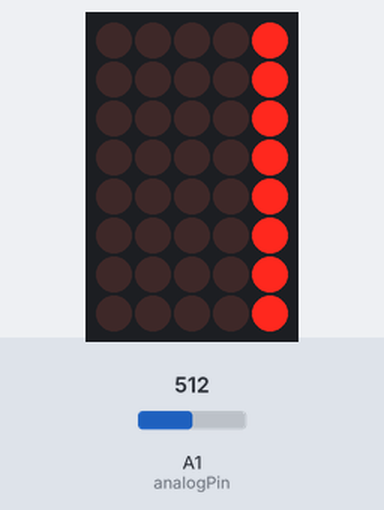
The sketch below on a simulated Arduino Uno, built with avr-gcc and run on an emulated ATmega328P. Parts: 5×8 LED matrix. Wiring (inferred from the names in the program): LED matrix (orientation assumed): rows pin 7, pin 8, pin 9, pin 10, pin 11, pin 12, pin 13, A0; columns pin 2, pin 3, pin 4, pin 5, pin 6. Inputs (shaded band) come from the test bench; at power-on: A1 (analogPin) = 512.

Above: at 1.2 s.
1.3 s: A1 (analogPin) set to 0
At 2.64 s:
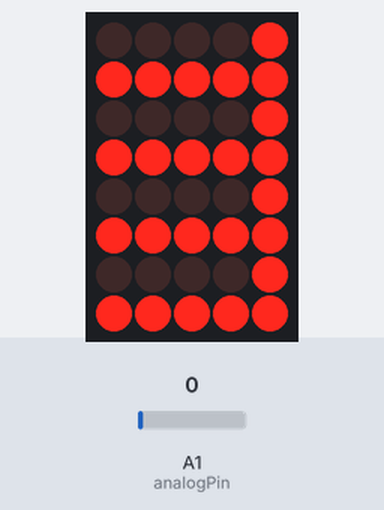
3.2 s: A1 (analogPin) set to 306
6.2 s: A1 (analogPin) set to 0
At 8.53 s:
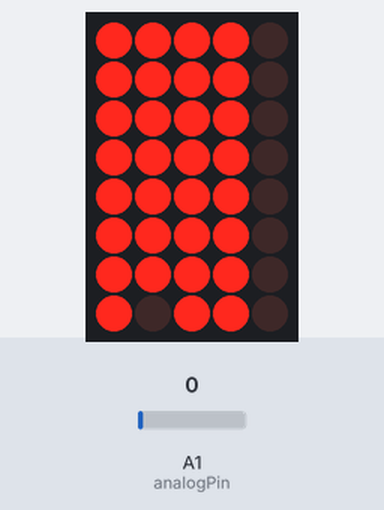
9.2 s: A1 (analogPin) set to 511
At 9.43 s:
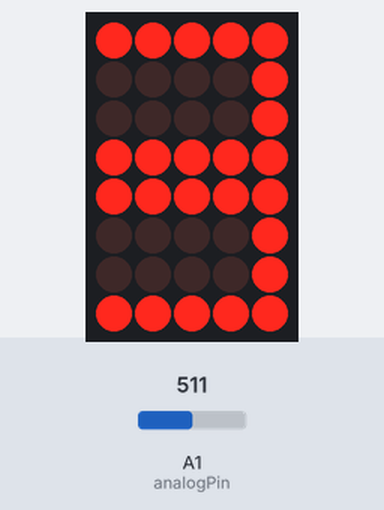
11.7 s: A1 (analogPin) set to 0
At 12.19 s:
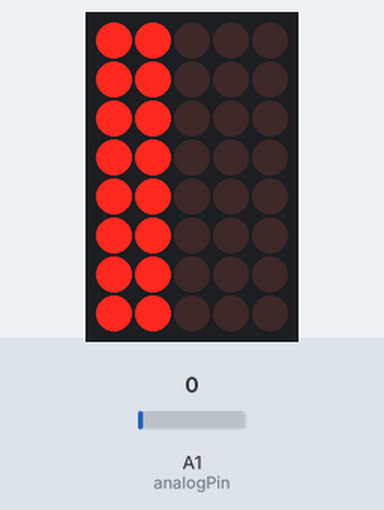
14.7 s: A1 (analogPin) set to 716
At 15.41 s:
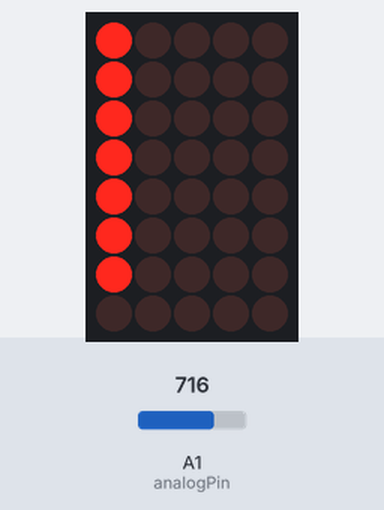

The sketch:

Schristmas_Tree.ino
```cpp
const unsigned char rowNum =5;
const unsigned char colNum =8;
int analogPin = A1;
uint16_t arrayFullDataCurrent =103;
unsigned char rows[rowNum]= {2,3,4,5,6};
unsigned char colums[colNum]={7,8,9,10,11,12,13,A0};
unsigned long timeMillisGet =0;
unsigned char r = 0;
unsigned char c = 0;
uint16_t arrayRunTimeCurrent =0;
unsigned char arrayRunTimeLoopCurrent = 0;
unsigned char arrayRunTimeLoopMax = 0;
uint16_t valueDelay =0;
uint16_t valueAnalog =0;
enum// RUNTIME
{
INDEXSTART,
NUMBERITEM,
LOOPTIME,
NUM_RUN_TIME
};
enum //EFFECT
{
  BLINK_CENTER,
  MOVE_UP,
  RUN_CHANGE,
  CLOCKLEFT,
  CLOCKRIGHT,
  CLOCKLEFT_FILL,
  ROLLING,
  MOVEDOWN,
  FILL_UP,
  FILL_DOWN,
  SWAP_COL,
  SCROLLING,
  MOVE_UP_BLINKING,
  NUM_EFFECT
};
char arrayRunTime[NUM_EFFECT][NUM_RUN_TIME]=
{
  {0,2,3},// IndexStart, NumberItem, LoopTime
  {2,5,40},
  {7,6,10},
  {13,8,10},
  {21,8,10},
  {29,16,10},
  {45,41,10},
  {86,5,10},
  {91,6,10},
  {97,6,10},
  {103,2,40},
  {105,4,40},
  {109,47,40},
};

char  arrayFullData[][rowNum]={
{0x00,0x00,0x00,0x00,0xFF},// 0 BLINK_CENTER
{0x00,0x00,0x00,0x00,0x00},

{0xFF,0x00,0x00,0x00,0x00},//5 MOVE_UP
{0x00,0xFF,0x00,0x00,0x00},
{0x00,0x00,0xFF,0x00,0x00},
{0x00,0x00,0x00,0xFF,0x00},
{0x00,0x00,0x00,0x00,0xFF},

{0xFF,0x00,0xFF,0x00,0xFF},//6 RUN_CHANGE
{0x00,0xFF,0x00,0xFF,0x00},
{0xFF,0x00,0xFF,0x00,0xFF},
{0x00,0xFF,0x00,0xFF,0x00},
{0xFF,0x00,0xFF,0x00,0xFF},
{0x00,0xFF,0x00,0xFF,0x00},

{0x01,0x01,0x01,0x01,0xFF}, //8 CLOCKLEFT
{0x02,0x02,0x02,0x02,0xFF},
{0x04,0x04,0x04,0x04,0xFF},
{0x08,0x08,0x08,0x08,0xFF},
{0x10,0x10,0x10,0x10,0xFF},
{0x20,0x20,0x20,0x20,0xFF},
{0x40,0x40,0x40,0x40,0xFF},
{0x80,0x80,0x80,0x80,0xFF},

{0x80,0x80,0x80,0x80,0xFF},//8 CLOCKRIGHT
{0x40,0x40,0x40,0x40,0xFF},
{0x20,0x20,0x20,0x20,0xFF},
{0x10,0x10,0x10,0x10,0xFF},
{0x08,0x08,0x08,0x08,0xFF},
{0x04,0x04,0x04,0x04,0xFF},
{0x02,0x02,0x02,0x02,0xFF},
{0x01,0x01,0x01,0x01,0xFF},

{0x01,0x01,0x01,0x01,0xFF},//16 CLOCKLEFT_FILL
{0x03,0x03,0x03,0x03,0xFF},
{0x07,0x07,0x07,0x07,0xFF},
{0x0F,0x0F,0x0F,0x0F,0xFF},
{0x1F,0x1F,0x1F,0x1F,0xFF},
{0x3F,0x3F,0x3F,0x3F,0xFF},
{0x7F,0x7F,0x7F,0x7F,0xFF},
{0xFF,0xFF,0xFF,0xFF,0xFF},
{0xFE,0xFE,0xFE,0xFE,0xFF},
{0xFC,0xFC,0xFC,0xFC,0xFF},
{0xF8,0xF8,0xF8,0xF8,0xFF},
{0xF0,0xF0,0xF0,0xF0,0xFF},
{0xE0,0xE0,0xE0,0xE0,0xFF},
{0xC0,0xC0,0xC0,0xC0,0xFF},
{0x80,0x80,0x80,0x80,0xFF},
{0x00,0x00,0x00,0x00,0xFF},

{0x00,0x00,0x00,0x00,0x00},//9 ROLLING
{0x01,0x00,0x00,0x00,0x00},
{0x03,0x00,0x00,0x00,0x00},
{0x07,0x00,0x00,0x00,0x00},
{0x0f,0x00,0x00,0x00,0x00},
{0x1f,0x00,0x00,0x00,0x00},
{0x3f,0x00,0x00,0x00,0x00},
{0x7f,0x00,0x00,0x00,0x00},
{0xff,0x00,0x00,0x00,0x00},
{0xff,0x01,0x00,0x00,0x00},
{0xff,0x03,0x00,0x00,0x00},
{0xff,0x07,0x00,0x00,0x00},
{0xff,0x0f,0x00,0x00,0x00},
{0xff,0x1f,0x00,0x00,0x00},
{0xff,0x3f,0x00,0x00,0x00},
{0xff,0x7f,0x00,0x00,0x00},
{0xff,0xff,0x00,0x00,0x00},
{0xff,0xff,0x01,0x00,0x00},
{0xff,0xff,0x03,0x00,0x00},
{0xff,0xff,0x07,0x00,0x00},
{0xff,0xff,0x0f,0x00,0x00},
{0xff,0xff,0x1f,0x00,0x00},
{0xff,0xff,0x3f,0x00,0x00},
{0xff,0xff,0x7f,0x00,0x00},
{0xff,0xff,0xff,0x00,0x00},
{0xff,0xff,0xff,0x01,0x00},
{0xff,0xff,0xff,0x03,0x00},
{0xff,0xff,0xff,0x07,0x00},
{0xff,0xff,0xff,0x0f,0x00},
{0xff,0xff,0xff,0x1f,0x00},
{0xff,0xff,0xff,0x3f,0x00},
{0xff,0xff,0xff,0x7f,0x00},
{0xff,0xff,0xff,0xff,0x00},
{0xff,0xff,0xff,0xff,0x01},
{0xff,0xff,0xff,0xff,0x03},
{0xff,0xff,0xff,0xff,0x07},
{0xff,0xff,0xff,0xff,0x0f},
{0xff,0xff,0xff,0xff,0x1f},
{0xff,0xff,0xff,0xff,0x3f},
{0xff,0xff,0xff,0xff,0x7f},
{0xff,0xff,0xff,0xff,0xff},

{0x00,0x00,0x00,0x00,0xFF},//5 MOVEDOWN
{0x00,0x00,0x00,0xFF,0x00},
{0x00,0x00,0xFF,0x00,0x00},
{0x00,0xFF,0x00,0x00,0x00},
{0xFF,0x00,0x00,0x00,0x00},

{0x00,0x00,0x00,0x00,0x00},//6 FILL_UP
{0xFF,0x00,0x00,0x00,0x00},
{0xFF,0xFF,0x00,0x00,0x00},
{0xFF,0xFF,0xFF,0x00,0x00},
{0xFF,0xFF,0xFF,0xFF,0x00},
{0xFF,0xFF,0xFF,0xFF,0xFF},

{0x00,0x00,0x00,0x00,0x00},//6 FILL_DOWN
{0x00,0x00,0x00,0x00,0xFF},
{0x00,0x00,0x00,0xFF,0xFF},
{0x00,0x00,0xFF,0xFF,0xFF},
{0x00,0xFF,0xFF,0xFF,0xFF},
{0xFF,0xFF,0xFF,0xFF,0xFF},

{0xAA,0xAA,0xAA,0xAA,0xFF},//2 SWAP_COL
{0x55,0x55,0x55,0x55,0xFF},

{0x33,0xCC,0x33,0xCC,0xFF},// 4 SCROLLING
{0x66,0x66,0x66,0x66,0xFF},
{0xCC,0x33,0xCC,0x33,0x00},
{0x99,0x99,0x99,0x99,0xFF},

{0xFF,0x00,0x00,0x00,0x00},//42   MOVE_UP_BLINKING,
{0x00,0x00,0x00,0x00,0x00},
{0xFF,0x00,0x00,0x00,0x00},
{0x00,0x00,0x00,0x00,0x00},
{0xFF,0x00,0x00,0x00,0x00},
{0x00,0x00,0x00,0x00,0x00},
{0xFF,0x00,0x00,0x00,0x00},
{0x00,0x00,0x00,0x00,0x00},
{0xFF,0xFF,0x00,0x00,0x00},
{0xFF,0x00,0x00,0x00,0x00},
{0xFF,0xFF,0x00,0x00,0x00},
{0xFF,0x00,0x00,0x00,0x00},
{0xFF,0xFF,0x00,0x00,0x00},
{0xFF,0x00,0x00,0x00,0x00},
{0xFF,0xFF,0x00,0x00,0x00},
{0xFF,0x00,0x00,0x00,0x00},
{0xFF,0xFF,0xFF,0x00,0x00},
{0xFF,0xFF,0x00,0x00,0x00},
{0xFF,0xFF,0xFF,0x00,0x00},
{0xFF,0xFF,0x00,0x00,0x00},
{0xFF,0xFF,0xFF,0x00,0x00},
{0xFF,0xFF,0x00,0x00,0x00},
{0xFF,0xFF,0xFF,0x00,0x00},
{0xFF,0xFF,0x00,0x00,0x00},
{0xFF,0xFF,0xFF,0xFF,0x00},
{0xFF,0xFF,0xFF,0x00,0x00},
{0xFF,0xFF,0xFF,0xFF,0x00},
{0xFF,0xFF,0xFF,0x00,0x00},
{0xFF,0xFF,0xFF,0xFF,0x00},
{0xFF,0xFF,0xFF,0x00,0x00},
{0xFF,0xFF,0xFF,0xFF,0x00},
{0xFF,0xFF,0xFF,0x00,0x00},
{0xFF,0xFF,0xFF,0xFF,0xFF},
{0xFF,0xFF,0xFF,0xFF,0x00},
{0xFF,0xFF,0xFF,0xFF,0xFF},
{0xFF,0xFF,0xFF,0xFF,0x00},
{0xFF,0xFF,0xFF,0xFF,0xFF},
{0xFF,0xFF,0xFF,0xFF,0x00},
{0xFF,0xFF,0xFF,0xFF,0xFF},
{0xFF,0xFF,0xFF,0xFF,0x00},
{0x00,0x00,0x00,0x00,0xFF},
{0x00,0x00,0x00,0xFF,0x00},
{0x00,0x00,0xFF,0x00,0x00},
{0x00,0xFF,0x00,0x00,0x00},
{0xFF,0x00,0x00,0x00,0x00},
{0x00,0x00,0x00,0x00,0x00},
{0x00,0x00,0x00,0x00,0x00},

};
void initialIO()
{
  for(char i =0;i< rowNum; i++)
  {
   pinMode(rows[i],OUTPUT);
  }
  for(char i =0;i< colNum; i++)
  {
   pinMode(colums[i],OUTPUT);
  }
}
void setByteRow(char input)
{
  for(int i = 0;i<rowNum;i++)
  {
    digitalWrite(rows[i],((input>> i) & 0x01));
  }
}
void setByteColum(char input)
{
  for(int i = 0;i<colNum;i++)
  {
     digitalWrite( colums[i] ,((input>> i) & 0x01));
  }
}
void displayOneLoop()
{
   setByteRow(0xFF);
   setByteColum(arrayFullData[arrayFullDataCurrent][r]) ;
   setByteRow(~(0x01 <<r));
   delay(1);
   r++;
   if(r >= rowNum)
   {
     r = 0;
   }
}
uint16_t ReturnDelayBaseAnalog(uint8_t inputAnalogPin)
{
     valueAnalog = analogRead(inputAnalogPin);  // read the input pin
     valueAnalog = constrain(valueAnalog,0,800);
     valueDelay = map(valueAnalog, 0, 800, 0,500);
     //Serial.println(valueDelay);          // debug value
     return valueDelay;
}
void setup() {
  initialIO();
  //initialRunTime();
  //Serial.begin(9600);
  //Serial.println(arrayRunTimeNumTotal);
}
//char buff[50];
void runLed()
{
    //sprintf(buff, "arrayRunTimeLoop value is %d ", arrayRunTimeLoop);
   // Serial.println(buff);
    // sprintf(buff, "arrayNumCurrent value is %d ", arrayNumCurrent);
    //Serial.println(buff);
    if((unsigned long)(millis() - timeMillisGet) > valueDelay )
    {
      arrayFullDataCurrent++;
      if(arrayFullDataCurrent >= (arrayRunTime[arrayRunTimeCurrent][INDEXSTART] + arrayRunTime[arrayRunTimeCurrent][NUMBERITEM]))
      {
        arrayRunTimeLoopCurrent++;
        if(arrayRunTimeLoopCurrent >= arrayRunTime[arrayRunTimeCurrent][LOOPTIME])
        {
          arrayRunTimeLoopCurrent = 0;
          arrayRunTimeCurrent++;
          if(arrayRunTimeCurrent >= NUM_EFFECT)
          {
            arrayRunTimeCurrent = 0;
          }
        }
        arrayFullDataCurrent = arrayRunTime[arrayRunTimeCurrent][INDEXSTART];
      }
      timeMillisGet = millis();
    }
    else
    {
       displayOneLoop();
    }
}

void loop()
{
   ReturnDelayBaseAnalog(analogPin);
   runLed();
}
```

Measured:
- after the input at 1.3 s, the display: first changes after 0.06 s (image 1 shows a later state)
- after the input at 9.2 s, the display: changes after 0.06 s (image 3)
- after the input at 11.7 s, the display: first changes after 0.10 s (image 4 shows a later state)
- after the input at 14.7 s, the display: first differs from a run without the input after 0.06 s (image 5 shows a later state)
- what the display in image 5 shows lasts 0.4 s, from 15.2 s to 15.6 s
